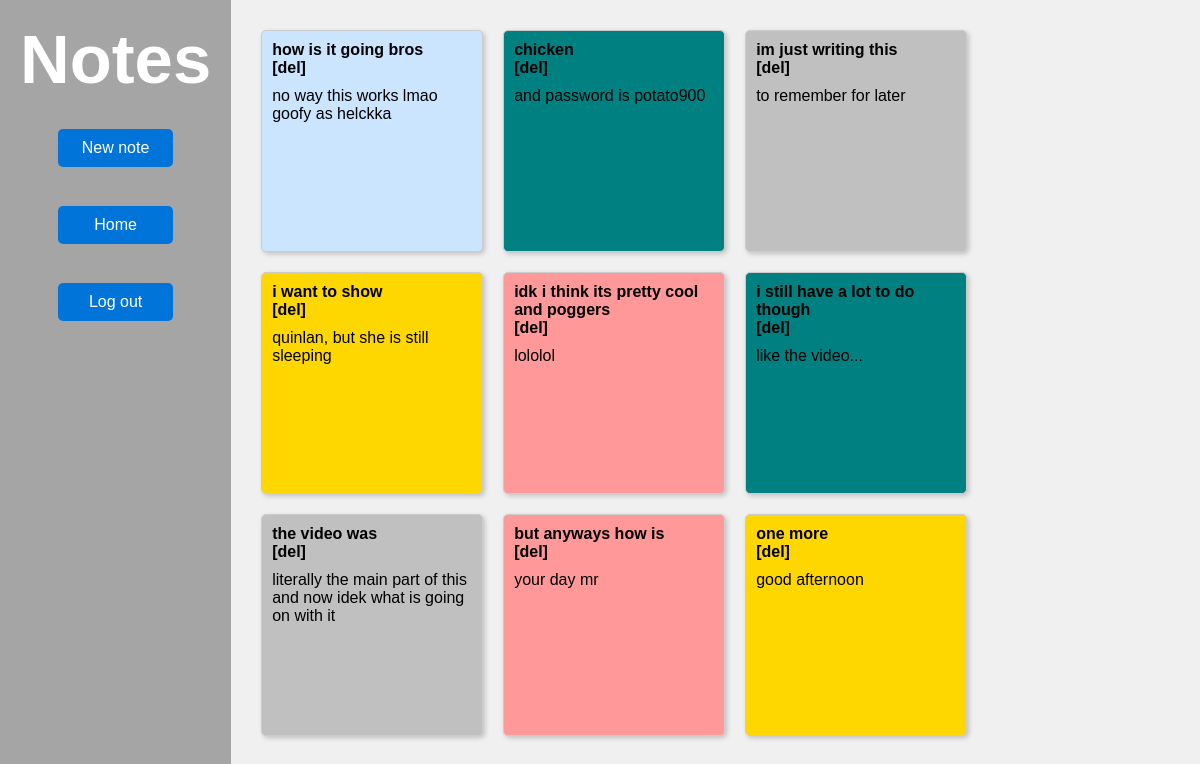
Before: /fonot/file_list/ (signed in) with the older database file.
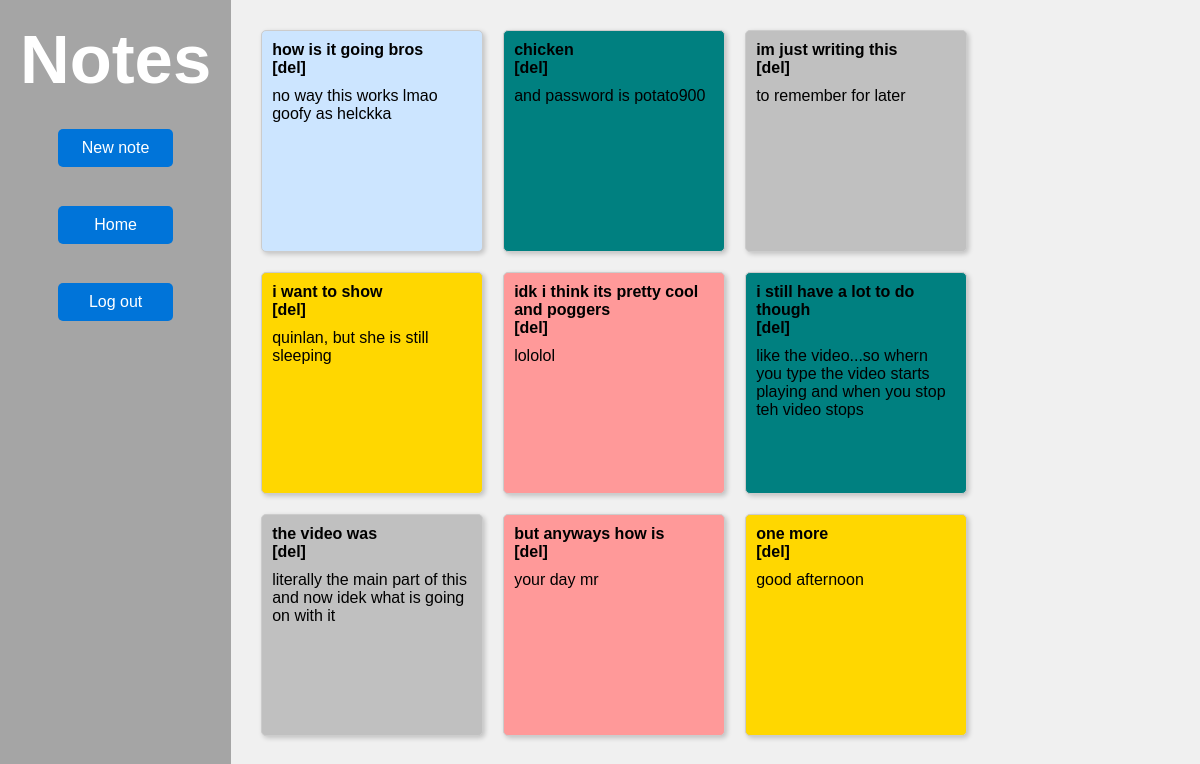
After: the same page with the newer database file.
### fonot/models.py (models this page shows)
class Note(models.Model):
    user = models.ForeignKey(User, on_delete=models.CASCADE)
    title = models.CharField(max_length=255)
    content = models.TextField()
    color = models.CharField(max_length=7, default='#FFFFCC')

### fonot/views.py (the view)
# urls.py: path('file_list/', views.file_list, name='file_list'),
def file_list(request):
    notes = Note.objects.filter(user=request.user)
    return render(request, 'fonot/file_list.html', {'notes': notes})

### fonot/templates/fonot/file_list.html (shortened to what this page needs)
<!DOCTYPE html>
<html>
<head>
</head>
<body>
    <div class="container">
        <div class="sidebar">
            <h1>Notes</h1>
            <a class="create-link" href="{% url 'create_file' %}">
                <button class="custom-button" style="">New note</button>
            </a>
            <a class="create-link" href="{% url 'home' %}">
                <button class="custom-button" style="">Home</button>
            </a>
            <a class="create-link" href="{% url 'user_logout' %}">
                <button class="custom-button" style="">Log out</button>
            </a>
        </div>
        <div class="content">
            <div class="note-list">
                {% for note in notes %}
                    <div class="note" style="background-color: {{ note.color }};">
                        <a href="{% url 'edit_file' note.id %}">{{ note.title }}</a>
                        <div class="delete-button">
                            <a href="{% url 'delete_file' note.id %}">[del]</a>
                        </div>
                        <p>{{ note.content }}</p>
                    </div>
                {% endfor %}
            </div>
        </div>
    </div>
</body>
</html>

Changed rows visible on the page:
changed Note "i still have a lot to do though": content "like the video..." → "like the video...so whern you type the video starts playing and when you stop teh video stops"
